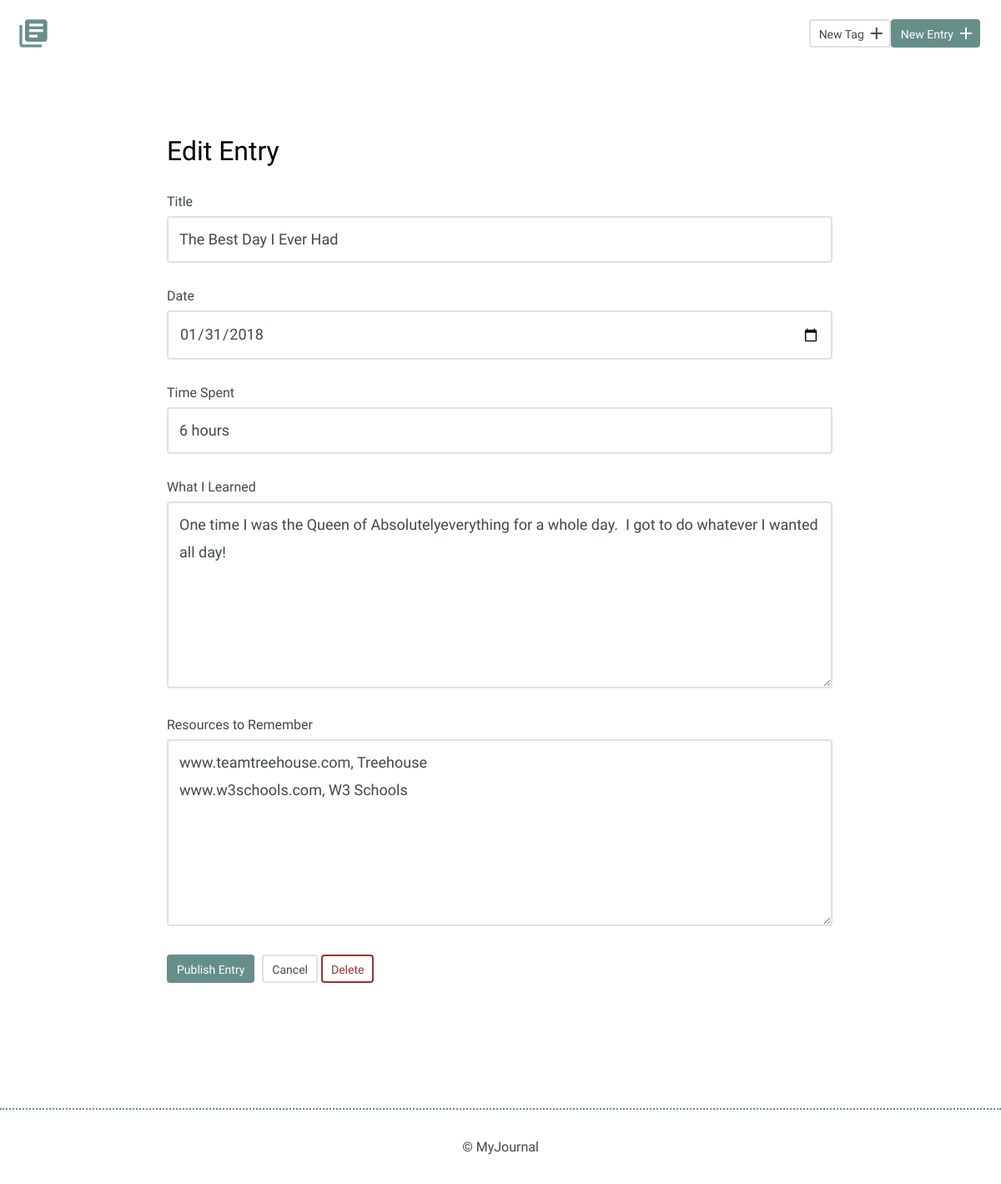
/entry.php?id=1, run on an earlier commit of the app's database.
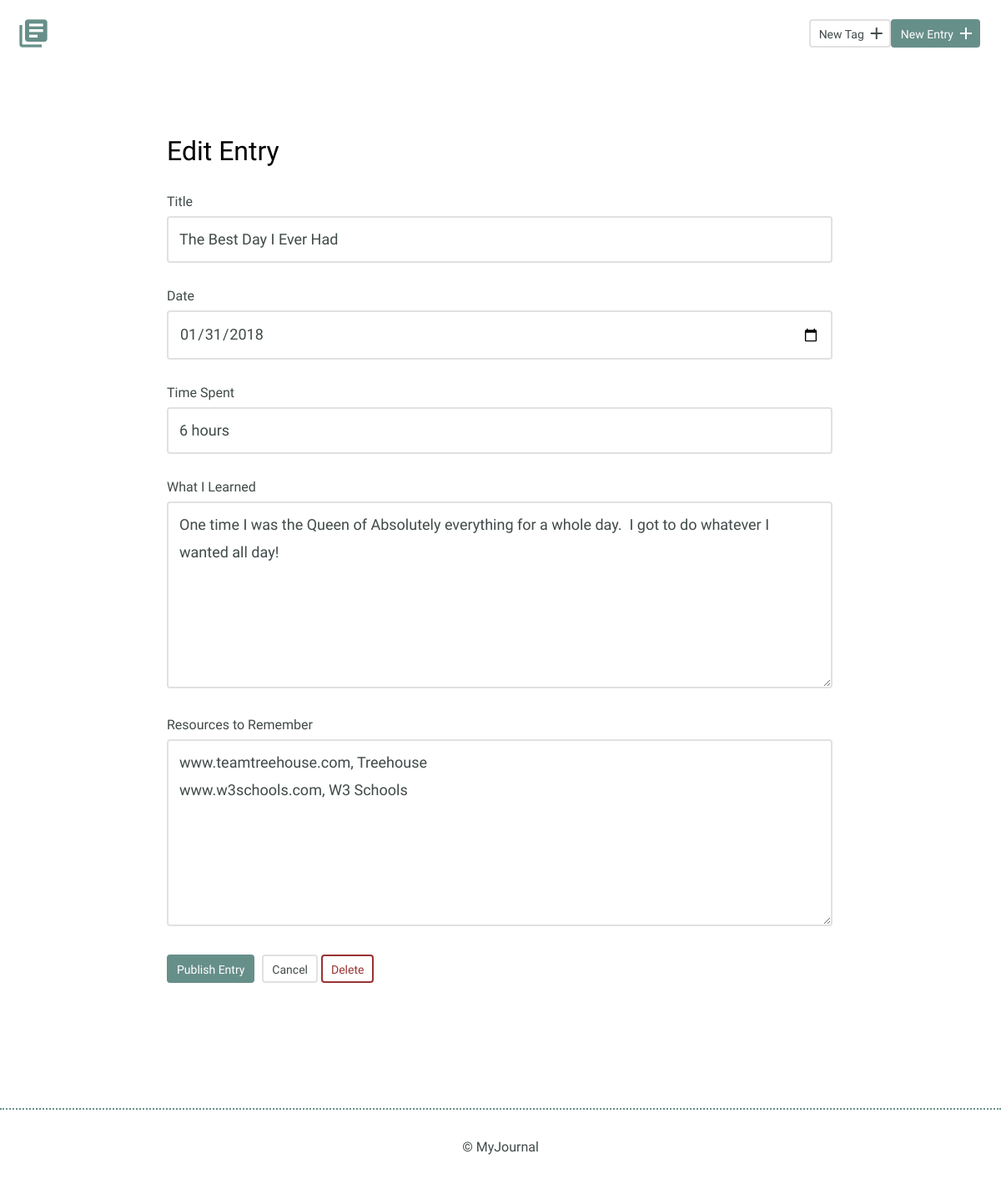
And on a later commit of the database.
### tables this page shows
CREATE TABLE "entries" (
	`id`	INTEGER,
	`title`	TEXT,
	`date`	TEXT,
	`time_spent`	INTEGER,
	`learned`	BLOB,
	`resources`	BLOB,
	PRIMARY KEY(`id`)
);

### inc/connection.php (called while the page is built)
<?php
try {
  $db = new PDO('sqlite:' . __DIR__ . '/journal.db');
  $db->setAttribute(PDO::ATTR_ERRMODE, PDO::ERRMODE_EXCEPTION);
  return $db;
} catch (Exception $ex) {
  echo $ex->get_message();
  die();
}

### inc/functions.php (called while the page is built, shortened)
<?php
function get_entry($id) {
  include('connection.php');
  $sql = 'SELECT * FROM entries WHERE id = ?';
  try {
    $results = $db->prepare($sql);
    $results->bindValue(1, $id, PDO::PARAM_INT);
    $results->execute();
    return $results->fetch();
  } catch(Exception $ex) {
    echo $ex->get_message();
    return false;
  }
}

### entry.php (the view, shortened to what this page needs)
<?php
include('inc/functions.php');
$id = "";
$title = "";
$date = "";
$time_spent = "";
$learned = "";
$resources = "";
if(isset($_GET['id'])) {
  list($id, $title, $date, $time_spent, $learned, $resources) =
    get_entry(filter_input(INPUT_GET, 'id', FILTER_SANITIZE_NUMBER_INT));
}
include('inc/header.php');
?>
<section>
  <div class="container">
    <div class="edit-entry">
      <h2>Edit Entry</h2>
      <form action="entry.php" method="post">
        <label for="title"> Title</label>
        <input id="title" type="text" name="title" value="<?php echo htmlspecialchars($title) ?>"><br>
        <label for="date">Date</label>
        <input id="date" type="date" name="date" value="<?php echo htmlspecialchars($date) ?>"><br>
        <label for="time-spent"> Time Spent</label>
        <input id="time-spent" type="text" name="timeSpent" value="<?php echo htmlspecialchars($time_spent) ?>"><br>
        <label for="what-i-learned">What I Learned</label>
        <textarea id="what-i-learned" rows="5" name="whatILearned" ><?php echo $learned ?></textarea>
        <label for="resources-to-remember">Resources to Remember</label>
        <textarea id="resources-to-remember" rows="5" placeholder="Please use format:&#13;&#10;web.link1, web site name 1&#13;&#10;web.link2, web site name 2" name="resourcesToRemember"><?php echo $resources; ?></textarea>
        <input type="submit" value="Publish Entry" class="button">
        <a href="entry.php<?php
          if(!empty($id)) {
            echo '?id=' . $id;
          }
        ?>" class="button button-secondary">Cancel</a>
        <?php
          if(!empty($id)) {
            echo '<input type="submit" value="Delete" name="delete" class="button button-warning" />';
          }
        ?>
      </form>
    </div>
  </div>
</section>
<?php
include('inc/footer.php');
?>

What changed in the data, as far as the page shows it:
changed entries "The Best Day I Ever Had": whatILearned "One time I was the Queen of Absolutelyeverything for a whole day. I got to do whatever I wanted all day!" → "One time I was the Queen of Absolutely everything for a whole day. I got to do whatever I wanted all day!"
